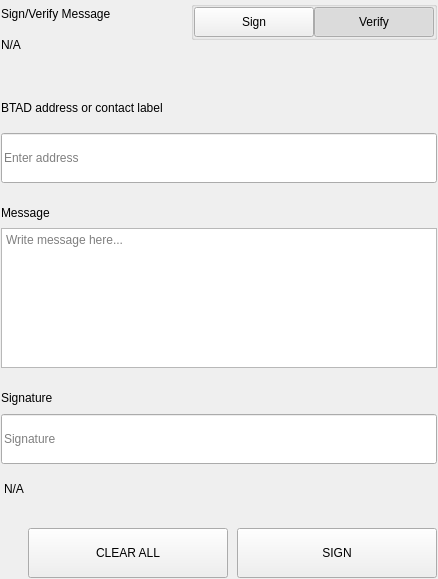
<?xml version="1.0" encoding="UTF-8"?>
<ui version="4.0">
 <class>SettingsSignMessageWidgets</class>
 <widget class="QWidget" name="SettingsSignMessageWidgets">
  <property name="geometry">
   <rect>
    <x>0</x>
    <y>0</y>
    <width>438</width>
    <height>579</height>
   </rect>
  </property>
  <property name="windowTitle">
   <string>Form</string>
  </property>
  <layout class="QVBoxLayout" name="verticalLayout">
   <property name="spacing">
    <number>0</number>
   </property>
   <property name="leftMargin">
    <number>0</number>
   </property>
   <property name="topMargin">
    <number>0</number>
   </property>
   <property name="rightMargin">
    <number>0</number>
   </property>
   <property name="bottomMargin">
    <number>0</number>
   </property>
   <item>
    <widget class="QWidget" name="left" native="true">
     <layout class="QVBoxLayout" name="verticalLayout_3">
      <property name="leftMargin">
       <number>0</number>
      </property>
      <property name="topMargin">
       <number>0</number>
      </property>
      <property name="rightMargin">
       <number>0</number>
      </property>
      <property name="bottomMargin">
       <number>0</number>
      </property>
      <item>
       <widget class="QWidget" name="container_sign" native="true">
        <layout class="QVBoxLayout" name="verticalLayout_2">
         <property name="spacing">
          <number>0</number>
         </property>
         <property name="leftMargin">
          <number>1</number>
         </property>
         <property name="topMargin">
          <number>1</number>
         </property>
         <property name="rightMargin">
          <number>1</number>
         </property>
         <property name="bottomMargin">
          <number>1</number>
         </property>
         <item>
          <layout class="QHBoxLayout" name="horizontalLayout_3" stretch="3,1">
           <property name="spacing">
            <number>40</number>
           </property>
           <item>
            <layout class="QVBoxLayout" name="verticalLayoutTitle">
             <property name="spacing">
              <number>5</number>
             </property>
             <item>
              <widget class="QLabel" name="labelTitle">
               <property name="text">
                <string>Sign/Verify Message</string>
               </property>
              </widget>
             </item>
             <item>
              <widget class="QLabel" name="labelSubtitle1">
               <property name="text">
                <string notr="true">N/A</string>
               </property>
               <property name="wordWrap">
                <bool>true</bool>
               </property>
              </widget>
             </item>
            </layout>
           </item>
           <item alignment="Qt::AlignRight|Qt::AlignTop">
            <widget class="QWidget" name="containerSwitch" native="true">
             <property name="styleSheet">
              <string notr="true">#containerSwitch{
	padding-top:9px;
}</string>
             </property>
             <layout class="QVBoxLayout" name="verticalLayout_6">
              <property name="spacing">
               <number>4</number>
              </property>
              <property name="leftMargin">
               <number>0</number>
              </property>
              <property name="topMargin">
               <number>0</number>
              </property>
              <property name="rightMargin">
               <number>0</number>
              </property>
              <property name="bottomMargin">
               <number>0</number>
              </property>
              <item alignment="Qt::AlignRight">
               <widget class="QGroupBox" name="groupBox">
                <property name="sizePolicy">
                 <sizepolicy hsizetype="Fixed" vsizetype="Preferred">
                  <horstretch>0</horstretch>
                  <verstretch>0</verstretch>
                 </sizepolicy>
                </property>
                <property name="title">
                 <string/>
                </property>
                <property name="alignment">
                 <set>Qt::AlignRight|Qt::AlignTop|Qt::AlignTrailing</set>
                </property>
                <layout class="QHBoxLayout" name="horizontalLayout_4">
                 <property name="spacing">
                  <number>0</number>
                 </property>
                 <property name="leftMargin">
                  <number>0</number>
                 </property>
                 <property name="topMargin">
                  <number>0</number>
                 </property>
                 <property name="rightMargin">
                  <number>0</number>
                 </property>
                 <property name="bottomMargin">
                  <number>0</number>
                 </property>
                 <item>
                  <widget class="QPushButton" name="pushSign">
                   <property name="minimumSize">
                    <size>
                     <width>120</width>
                     <height>30</height>
                    </size>
                   </property>
                   <property name="maximumSize">
                    <size>
                     <width>120</width>
                     <height>30</height>
                    </size>
                   </property>
                   <property name="focusPolicy">
                    <enum>Qt::NoFocus</enum>
                   </property>
                   <property name="text">
                    <string>Sign</string>
                   </property>
                   <property name="checkable">
                    <bool>true</bool>
                   </property>
                   <property name="autoExclusive">
                    <bool>true</bool>
                   </property>
                  </widget>
                 </item>
                 <item>
                  <widget class="QPushButton" name="pushVerify">
                   <property name="minimumSize">
                    <size>
                     <width>120</width>
                     <height>30</height>
                    </size>
                   </property>
                   <property name="maximumSize">
                    <size>
                     <width>120</width>
                     <height>30</height>
                    </size>
                   </property>
                   <property name="focusPolicy">
                    <enum>Qt::NoFocus</enum>
                   </property>
                   <property name="text">
                    <string>Verify</string>
                   </property>
                   <property name="checkable">
                    <bool>true</bool>
                   </property>
                   <property name="checked">
                    <bool>true</bool>
                   </property>
                   <property name="autoExclusive">
                    <bool>true</bool>
                   </property>
                  </widget>
                 </item>
                </layout>
               </widget>
              </item>
              <item alignment="Qt::AlignHCenter|Qt::AlignTop">
               <widget class="QLabel" name="labelSubtitleSwitch">
                <property name="text">
                 <string/>
                </property>
                <property name="alignment">
                 <set>Qt::AlignRight|Qt::AlignTrailing|Qt::AlignVCenter</set>
                </property>
               </widget>
              </item>
             </layout>
            </widget>
           </item>
          </layout>
         </item>
         <item>
          <spacer name="verticalSpacer_2">
           <property name="orientation">
            <enum>Qt::Vertical</enum>
           </property>
           <property name="sizeType">
            <enum>QSizePolicy::Fixed</enum>
           </property>
           <property name="sizeHint" stdset="0">
            <size>
             <width>20</width>
             <height>40</height>
            </size>
           </property>
          </spacer>
         </item>
         <item>
          <widget class="QWidget" name="containerAddress" native="true">
           <property name="sizePolicy">
            <sizepolicy hsizetype="Preferred" vsizetype="Fixed">
             <horstretch>0</horstretch>
             <verstretch>0</verstretch>
            </sizepolicy>
           </property>
           <layout class="QVBoxLayout" name="verticalLayout_5" stretch="0,0">
            <property name="spacing">
             <number>15</number>
            </property>
            <property name="leftMargin">
             <number>0</number>
            </property>
            <property name="topMargin">
             <number>0</number>
            </property>
            <property name="rightMargin">
             <number>0</number>
            </property>
            <property name="bottomMargin">
             <number>0</number>
            </property>
            <item>
             <widget class="QLabel" name="labelSubtitleAddress">
              <property name="minimumSize">
               <size>
                <width>0</width>
                <height>20</height>
               </size>
              </property>
              <property name="maximumSize">
               <size>
                <width>16777215</width>
                <height>20</height>
               </size>
              </property>
              <property name="text">
               <string>BTAD address or contact label</string>
              </property>
             </widget>
            </item>
            <item>
             <widget class="QLineEdit" name="addressIn_SM">
              <property name="minimumSize">
               <size>
                <width>0</width>
                <height>50</height>
               </size>
              </property>
              <property name="maximumSize">
               <size>
                <width>16777215</width>
                <height>50</height>
               </size>
              </property>
              <property name="placeholderText">
               <string>Enter address</string>
              </property>
             </widget>
            </item>
           </layout>
          </widget>
         </item>
         <item>
          <spacer name="verticalSpacer_3">
           <property name="orientation">
            <enum>Qt::Vertical</enum>
           </property>
           <property name="sizeType">
            <enum>QSizePolicy::Fixed</enum>
           </property>
           <property name="sizeHint" stdset="0">
            <size>
             <width>20</width>
             <height>20</height>
            </size>
           </property>
          </spacer>
         </item>
         <item>
          <layout class="QVBoxLayout" name="verticalLayout_9">
           <property name="spacing">
            <number>5</number>
           </property>
           <item>
            <widget class="QLabel" name="labelSubtitleMessage">
             <property name="minimumSize">
              <size>
               <width>0</width>
               <height>20</height>
              </size>
             </property>
             <property name="maximumSize">
              <size>
               <width>16777215</width>
               <height>20</height>
              </size>
             </property>
             <property name="text">
              <string>Message</string>
             </property>
            </widget>
           </item>
           <item>
            <widget class="QPlainTextEdit" name="messageIn_SM">
             <property name="minimumSize">
              <size>
               <width>0</width>
               <height>140</height>
              </size>
             </property>
             <property name="maximumSize">
              <size>
               <width>16777215</width>
               <height>140</height>
              </size>
             </property>
             <property name="placeholderText">
              <string>Write message here...</string>
             </property>
            </widget>
           </item>
          </layout>
         </item>
         <item>
          <spacer name="verticalSpacer_4">
           <property name="orientation">
            <enum>Qt::Vertical</enum>
           </property>
           <property name="sizeType">
            <enum>QSizePolicy::Fixed</enum>
           </property>
           <property name="sizeHint" stdset="0">
            <size>
             <width>20</width>
             <height>20</height>
            </size>
           </property>
          </spacer>
         </item>
         <item>
          <widget class="QWidget" name="widget" native="true">
           <property name="minimumSize">
            <size>
             <width>0</width>
             <height>75</height>
            </size>
           </property>
           <property name="maximumSize">
            <size>
             <width>16777215</width>
             <height>16777215</height>
            </size>
           </property>
           <layout class="QVBoxLayout" name="verticalLayout_4">
            <property name="leftMargin">
             <number>0</number>
            </property>
            <property name="topMargin">
             <number>0</number>
            </property>
            <property name="rightMargin">
             <number>0</number>
            </property>
            <property name="bottomMargin">
             <number>0</number>
            </property>
            <item>
             <widget class="QLabel" name="labelSubtitleSignature">
              <property name="minimumSize">
               <size>
                <width>0</width>
                <height>20</height>
               </size>
              </property>
              <property name="maximumSize">
               <size>
                <width>16777215</width>
                <height>20</height>
               </size>
              </property>
              <property name="text">
               <string>Signature</string>
              </property>
             </widget>
            </item>
            <item>
             <widget class="QLineEdit" name="signatureOut_SM">
              <property name="minimumSize">
               <size>
                <width>0</width>
                <height>50</height>
               </size>
              </property>
              <property name="placeholderText">
               <string>Signature</string>
              </property>
             </widget>
            </item>
           </layout>
          </widget>
         </item>
         <item>
          <widget class="QLabel" name="statusLabel_SM">
           <property name="styleSheet">
            <string notr="true">padding-top:5px;</string>
           </property>
           <property name="text">
            <string notr="true">N/A</string>
           </property>
          </widget>
         </item>
         <item>
          <spacer name="verticalSpacer">
           <property name="orientation">
            <enum>Qt::Vertical</enum>
           </property>
           <property name="sizeType">
            <enum>QSizePolicy::Fixed</enum>
           </property>
           <property name="sizeHint" stdset="0">
            <size>
             <width>20</width>
             <height>20</height>
            </size>
           </property>
          </spacer>
         </item>
         <item>
          <layout class="QHBoxLayout" name="horizontalLayout_7">
           <property name="spacing">
            <number>9</number>
           </property>
           <item>
            <spacer name="horizontalSpacer_5">
             <property name="orientation">
              <enum>Qt::Horizontal</enum>
             </property>
             <property name="sizeType">
              <enum>QSizePolicy::Expanding</enum>
             </property>
             <property name="sizeHint" stdset="0">
              <size>
               <width>40</width>
               <height>20</height>
              </size>
             </property>
            </spacer>
           </item>
           <item>
            <widget class="QPushButton" name="pushButtonClear">
             <property name="minimumSize">
              <size>
               <width>200</width>
               <height>50</height>
              </size>
             </property>
             <property name="focusPolicy">
              <enum>Qt::NoFocus</enum>
             </property>
             <property name="text">
              <string>CLEAR ALL</string>
             </property>
            </widget>
           </item>
           <item>
            <widget class="QPushButton" name="pushButtonSave">
             <property name="minimumSize">
              <size>
               <width>200</width>
               <height>50</height>
              </size>
             </property>
             <property name="maximumSize">
              <size>
               <width>200</width>
               <height>50</height>
              </size>
             </property>
             <property name="focusPolicy">
              <enum>Qt::NoFocus</enum>
             </property>
             <property name="text">
              <string>SIGN</string>
             </property>
            </widget>
           </item>
          </layout>
         </item>
        </layout>
       </widget>
      </item>
     </layout>
    </widget>
   </item>
  </layout>
 </widget>
 <resources/>
 <connections/>
</ui>
